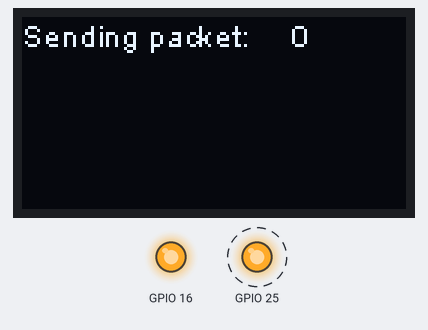
The sketch below on a simulated ESP32. Shown: 128×64 one-colour display, output pins drawn as LEDs (lit = HIGH). Dashed ring = blinking. No radio packets arrive unless stated; what the sketch prints to the serial monitor is not drawn.

Above: at 1.7 s.
At 10.0 s:
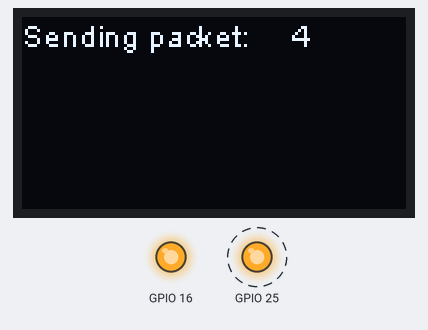
At 16.2 s:
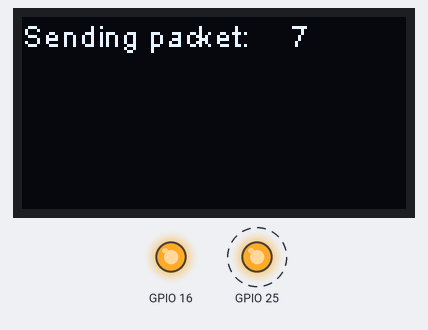
At 38.0 s:
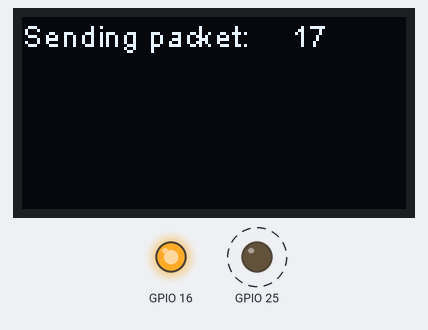
Timing chart, 0 to 40.0 s (numbered marks = the images above):
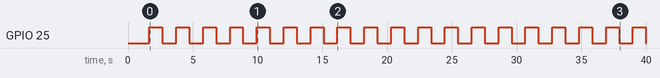

Measured:
- by itself, GPIO 25: alternates HIGH for 1.0 s and LOW for 1.1 s
- what the display in image 0 shows lasts 2.1 s, from 1.6 s to 3.7 s

The sketch:

EasyLoRaNode.ino
```cpp
// =====================================================
// SAMPLE EASY LORA NODE - BASED ON HELTEC LORA WIFI 32
// =====================================================
#include <SPI.h>
#include <LoRa.h>
#include <Wire.h>
#include "SSD1306.h"

// To map ESP32's PIN to LoRa module
#define SCK     5    // GPIO5  -- SX1278's SCK
#define MISO    19   // GPIO19 -- SX1278's MISO
#define MOSI    27   // GPIO27 -- SX1278's MOSI
#define SS      18   // GPIO18 -- SX1278's CS
#define RST     14   // GPIO14 -- SX1278's RESET
#define DI0     26   // GPIO26 -- SX1278's IRQ(Interrupt Request)
#define BAND    433E6

// Temp, to count sent messages
unsigned int counter = 0;

// Init OLED
SSD1306 display(0x3c, 4, 15);

// Packet content
String rssi = "RSSI --";
String packSize = "--";
String packet ;

void setup() {
  // Init OLED
  pinMode(16,OUTPUT);
  pinMode(25,OUTPUT);

  digitalWrite(16, LOW);    // set GPIO16 low to reset OLED
  delay(50);
  digitalWrite(16, HIGH); // while OLED is running, must set GPIO16 in high

  // Init Serial
  Serial.begin(9600);
  while (!Serial);

  // Sending LoRa message
  Serial.println();
  Serial.println("LoRa Sender Test");

  // Init LoRa module via SPI in ESP32
  SPI.begin(SCK,MISO,MOSI,SS);

  // Set LoRa's most important PINs
  LoRa.setPins(SS,RST,DI0);

  // Set frequency for LoRa
  if (!LoRa.begin(433E6)) {
    Serial.println("Starting LoRa failed!");
    while (1);
  }

  //  LoRa.onReceive(cbk);
  //  LoRa.receive();

  // Init the OLED and font
  Serial.println("init ok");
  display.init();
  display.flipScreenVertically();
  display.setFont(ArialMT_Plain_10);
  delay(1500);
}

void loop() {
  // Clear OLED and set font
  display.clear();
  display.setTextAlignment(TEXT_ALIGN_LEFT);
  display.setFont(ArialMT_Plain_10);

  // Display sending LoRa packet
  display.drawString(0, 0, "Sending packet: ");
  display.drawString(90, 0, String(counter));
  display.display();

  // Sending LoRa packet as Hello 1, Hello 2...
  LoRa.beginPacket();
  LoRa.print("Hello ");
  LoRa.print(counter);
  LoRa.endPacket();

  // Increase counter for next message.
  counter++;

  // Blink the LED for each LoRa send
  digitalWrite(25, HIGH);   // turn the LED on (HIGH is the voltage level)
  delay(1000);                       // wait for a second
  digitalWrite(25, LOW);    // turn the LED off by making the voltage LOW
  delay(1000);                       // wait for a second
}
```
